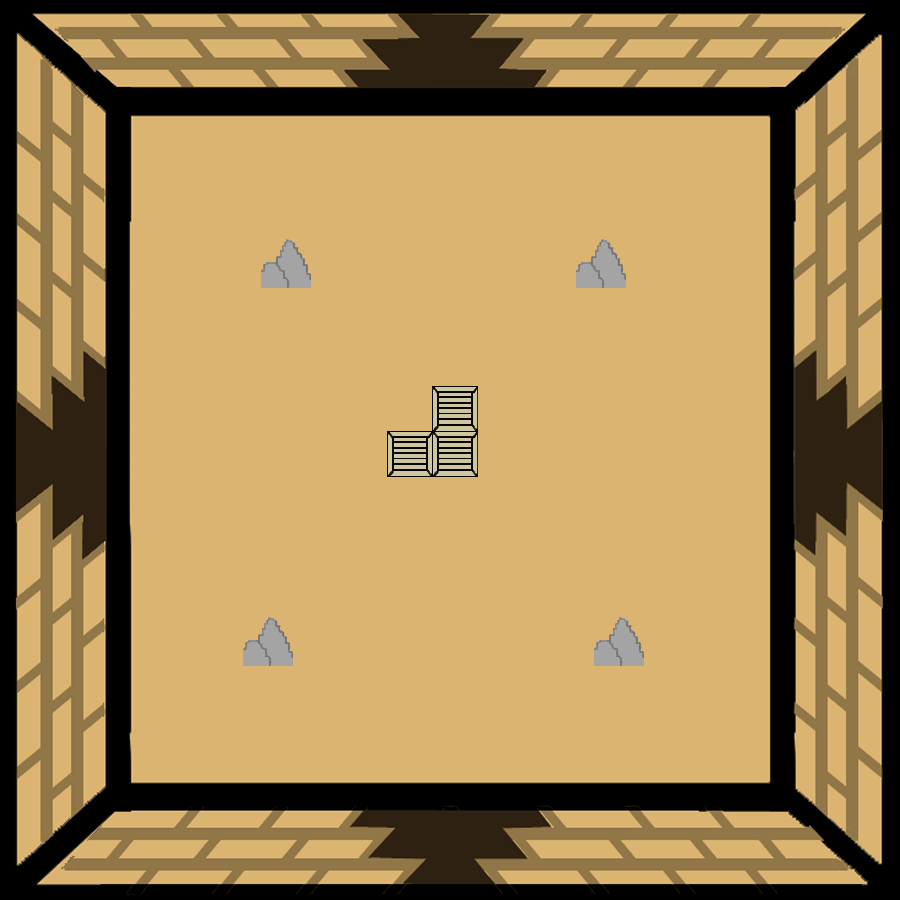

A level layout from a 2D game, rendered from its tile map. Below: a short description, then the map file with tile-grid data replaced by summaries:
An orthogonal 100x100 tile map with 9x9 px tiles, 2 tile layers (SALA, CAJAS Y ROCAS), 3 tilesets.

<map version="1.2" tiledversion="1.3.3" orientation="orthogonal" renderorder="right-down" width="100" height="100" tilewidth="9" tileheight="9" infinite="0" nextlayerid="4" nextobjectid="1">
 <tileset firstgid="1" source="CAJA.tsx" />
 <tileset firstgid="26" source="ROCAS.tsx" />
 <tileset firstgid="27" source="RUINAS3.tsx" />
 <layer id="1" name="SALA" width="100" height="100">
  <data>[10000 cells, 10000 non-empty, 10000 distinct tile ids]</data>
 </layer>
 <layer id="3" name="CAJAS Y ROCAS" width="100" height="100">
  <data>[10000 cells, 798 non-empty, 745 distinct tile ids]</data>
 </layer>
</map>
